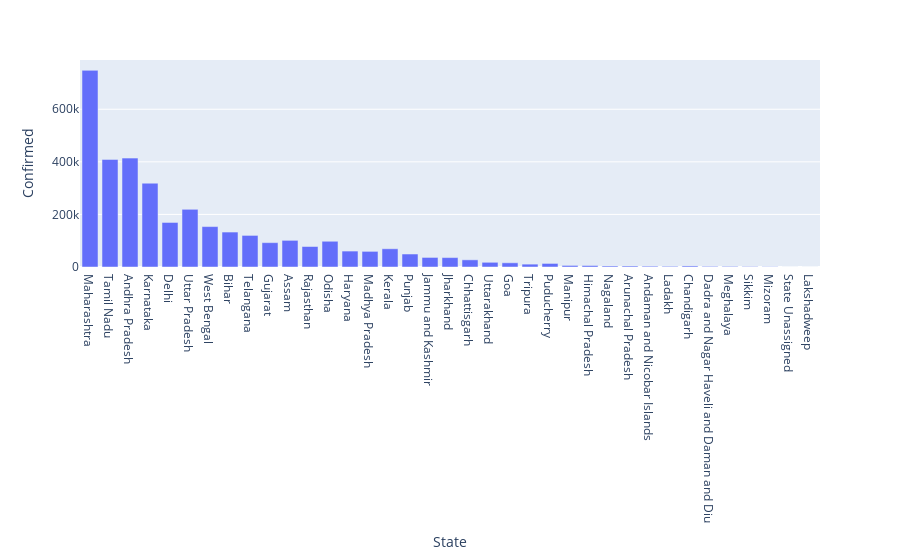

The code cell stored with this chart in its notebook:
### Code cell
#using plotly express
px.bar(statewise,x='State',y='Confirmed')

### Figure 1 — Plotly figure (JSON) as saved in the notebook; plotly's stock layout.template omitted (floating-point values rounded to 4 significant figures)
{"data": [{"alignmentgroup": "True", "hovertemplate": "State=%{x}<br>Confirmed=%{y}<extra></extra>", "legendgroup": "", "marker": {"color": "#636efa"}, "name": "", "offsetgroup": "", "orientation": "v", "showlegend": false, "textposition": "auto", "type": "bar", "x": ["Maharashtra", "Tamil Nadu", "Andhra Pradesh", "Karnataka", "Delhi", "Uttar Pradesh", "West Bengal", "Bihar", "Telangana", "Gujarat", "Assam", "Rajasthan", "Odisha", "Haryana", "Madhya Pradesh", "Kerala", "Punjab", "Jammu and Kashmir", "Jharkhand", "Chhattisgarh", "Uttarakhand", "Goa", "Tripura", "Puducherry", "Manipur", "Himachal Pradesh", "Nagaland", "Arunachal Pradesh", "Andaman and Nicobar Islands", "Ladakh", "Chandigarh", "Dadra and Nagar Haveli and Daman and Diu", "Meghalaya", "Sikkim", "Mizoram", "State Unassigned", "Lakshadweep"], "xaxis": "x", "y": [747995, 409238, 414164, 318752, 169412, 219457, 153754, 132935, 120166, 92601, 101368, 77965, 97920, 60596, 59433, 69304, 49378, 36377, 35813, 27233, 17865, 16006, 10876, 13556, 5960, 5637, 3851, 3745, 3050, 2540, 3985, 2308, 2240, 1576, 1003, 0, 0], "yaxis": "y"}], "layout": {"barmode": "relative", "legend": {"tracegroupgap": 0}, "margin": {"t": 60}, "xaxis": {"anchor": "y", "domain": [0, 1], "title": {"text": "State"}}, "yaxis": {"anchor": "x", "domain": [0, 1], "title": {"text": "Confirmed"}}}}
